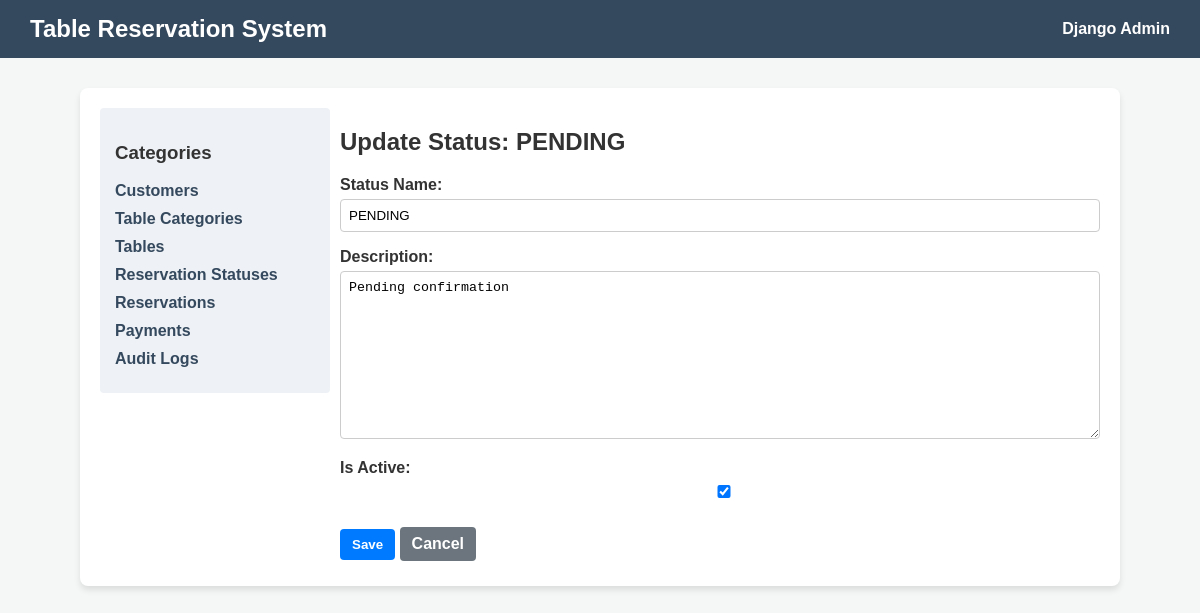
Screenshot of /reservation-statuses/3/edit/ with the database file from the repository.
### reservation_app/models.py (models this page shows, shortened)
class ReservationStatus(models.Model):
    name = models.CharField(max_length=50, unique=True)
    description = models.TextField()
    is_active = models.BooleanField(default=True)
    created_at = models.DateTimeField(auto_now_add=True)
    updated_at = models.DateTimeField(auto_now=True)
    class Meta:
        verbose_name_plural = "Reservation Statuses"
        ordering = ['name']

### reservation_app/views.py (the view, shortened to what this page needs)
# urls.py: path('reservation-statuses/<int:pk>/edit/', views.ReservationStatusUpdateView.as_view(), name='reservation_status_update'),
@method_decorator(csrf_exempt, name='dispatch')
class ReservationStatusUpdateView(View):
    def get(self, request, pk):
        status = get_object_or_404(ReservationStatus, pk=pk)
        if wants_json(request):
            return JsonResponse({'id': status.id})
        form = ReservationStatusForm(instance=status)
        return render(request, 'reservation_app/form.html', {
            'title': f'Update Status: {status.name}', 'form': form, 'list_url': reverse('reservation_app:reservation_status_list')
        })

### reservation_app/forms.py
class ReservationStatusForm(forms.ModelForm):
    class Meta:
        model = ReservationStatus
        fields = ['name', 'description', 'is_active']
        labels = {
            'name': 'Status Name',
            'description': 'Description',
            'is_active': 'Is Active',
        }

### reservation_app/views.py (called while the page is built)
def wants_json(request):
    return (
        request.headers.get('Accept') == 'application/json' or
        request.GET.get('format') == 'json' or
        request.content_type == 'application/json'
    )

### reservation_app/templates/reservation_app/form.html (shortened to what this page needs)
{% extends 'reservation_app/base.html' %}
{% block content %}
    <h2>{{ title }}</h2>
    <form method="post" style="margin-top: 20px;">
        {{ form.as_p }}
        <div style="margin-top: 20px;">
            <button type="submit" class="btn btn-primary">Save</button>
            <a href="{{ list_url }}" class="btn btn-secondary">Cancel</a>
        </div>
    </form>
{% endblock %}

### reservation_app/templates/reservation_app/base.html (style rules this page uses)
body { font-family: sans-serif; margin: 0; padding: 0; background-color: #f4f7f6; color: #333; }
.btn { display: inline-block; padding: 8px 12px; margin: 5px 0; text-decoration: none; border-radius: 4px; font-weight: bold; text-align: center; }
.btn-primary { background: #007bff; color: white; border: none; cursor: pointer; }
.btn-secondary { background: #6c757d; color: white; }
label { display: block; margin-bottom: 5px; font-weight: bold; }
input, select, textarea { width: 100%; padding: 8px; box-sizing: border-box; border: 1px solid #ccc; border-radius: 4px; }

### rows the page displays
ReservationStatus: name "PENDING", description "Pending confirmation", is_active "☑"

### other values shown
{{ title }} "Update Status: PENDING"
